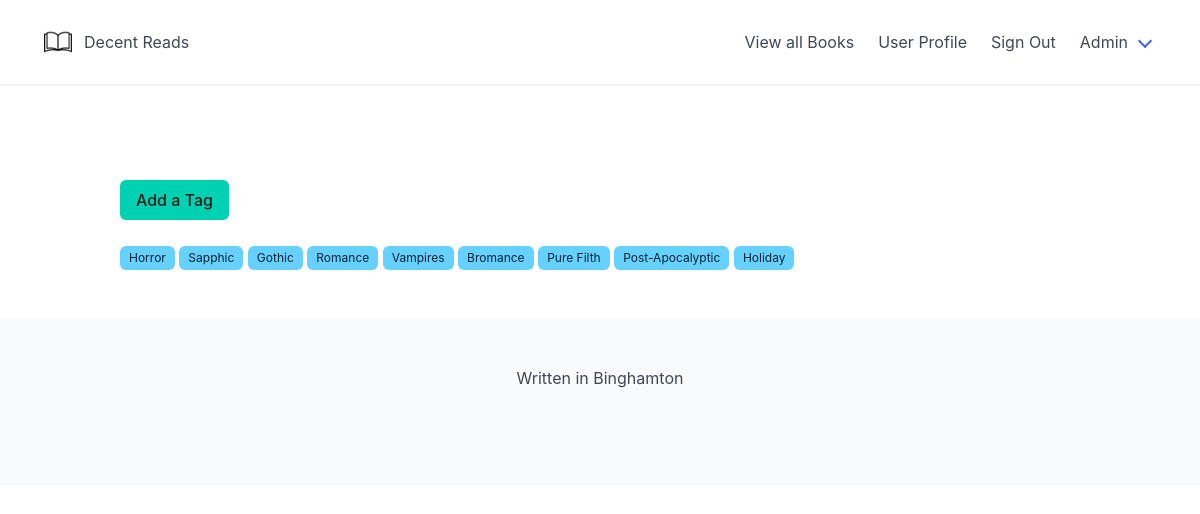
/views/tags.php (signed in), run on the app's committed database.
### tables this page shows
CREATE TABLE `tags` (
  `tag_id` int(11) NOT NULL,
  `tag_title` varchar(50) NOT NULL
);

### controllers/tags-controller.php (called while the page is built, shortened)
<?php
function getAllTags(){
    global $pdo;
    $query = $pdo->prepare("
        SELECT
            *
        FROM
            tags
    ");
    $result = $query->execute();
    if($result){
        $tags = $query->fetchAll(PDO::FETCH_ASSOC);
        return $tags;
    } else {
        return false;
    }
}
?>

### views/tags.php (the view, shortened to what this page needs)
<?php
require_once("../common/dbconnect.php");
require_once("../controllers/tags-controller.php");
if (isset($_SESSION['loggedin'])) {
    $all_tags = getAllTags();
} else {
    header('location: login.php');
}
?>
<?php include '../includes/header.php'; ?>
<br /><br /><br /><br />
<a href="<?php BASE_URL ?>tag-form.php" class="button is-primary">Add a Tag</a>
<br /><br />
<?php foreach ($all_tags as $tag) : ?>
    <a href="<?php echo BASE_URL?>views/tag-form.php?tag_id=<?php echo $tag['tag_id']?>"><span class="tag is-info"><?php echo $tag['tag_title']; ?></span></a>
<?php endforeach; ?>
<?php include '../includes/footer.php'; ?>

### data on the page
tags: tag_title "Horror"
tags: tag_title "Sapphic"
tags: tag_title "Gothic"
tags: tag_title "Romance"
tags: tag_title "Vampires"
tags: tag_title "Bromance"
tags: tag_title "Pure Filth"
tags: tag_title "Post-Apocalyptic"
tags: tag_title "Holiday"
